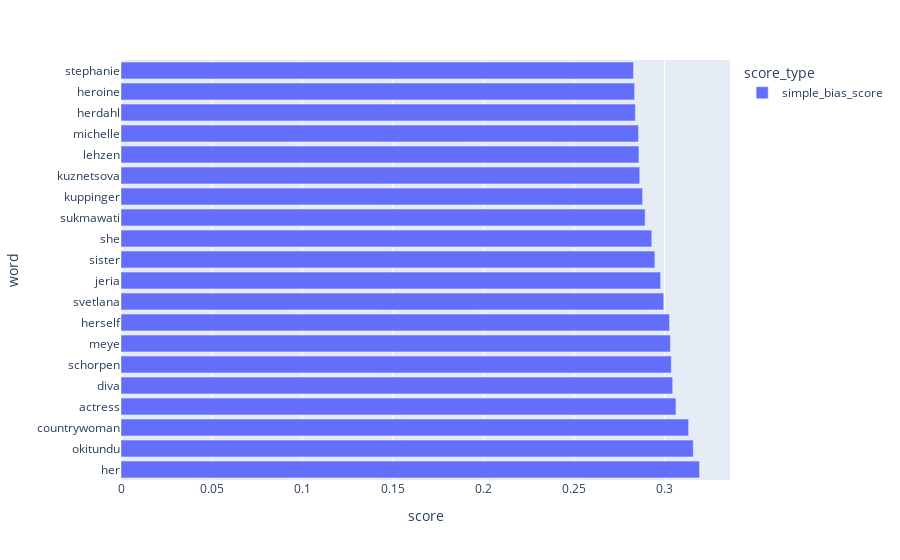
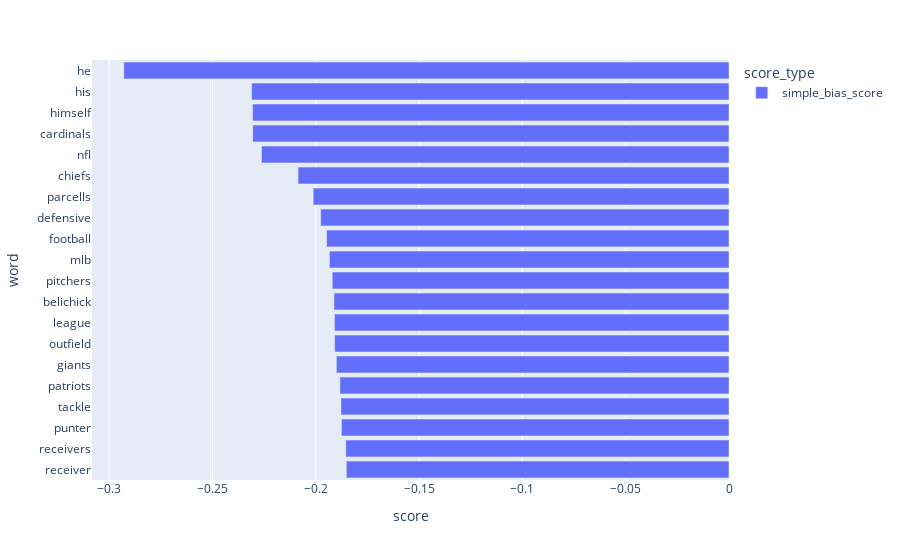

The code cell stored with these charts, in order, in its notebook:
### Code cell
plot_top_biased_words(df_simple_fem, n_words=20)
plot_top_biased_words(df_simple_masc, n_words=20)

### Figure 1 — Plotly figure (JSON) as saved in the notebook; plotly's stock layout.template omitted (floating-point values rounded to 4 significant figures)
{"data": [{"alignmentgroup": "True", "hovertemplate": "score_type=simple_bias_score<br>score=%{x}<br>word=%{y}<extra></extra>", "legendgroup": "simple_bias_score", "marker": {"color": "#636efa", "pattern": {"shape": ""}}, "name": "simple_bias_score", "offsetgroup": "simple_bias_score", "orientation": "h", "showlegend": true, "textposition": "auto", "type": "bar", "x": [0.3193, 0.3158, 0.3132, 0.3062, 0.3044, 0.3037, 0.3032, 0.3027, 0.2995, 0.2978, 0.2946, 0.2929, 0.2892, 0.2878, 0.2863, 0.2858, 0.2856, 0.2838, 0.2834, 0.2828], "xaxis": "x", "y": ["her", "okitundu", "countrywoman", "actress", "diva", "schorpen", "meye", "herself", "svetlana", "jeria", "sister", "she", "sukmawati", "kuppinger", "kuznetsova", "lehzen", "michelle", "herdahl", "heroine", "stephanie"], "yaxis": "y"}], "layout": {"barmode": "group", "legend": {"title": {"text": "score_type"}, "tracegroupgap": 0}, "margin": {"t": 60}, "xaxis": {"anchor": "y", "domain": [0, 1], "title": {"text": "score"}}, "yaxis": {"anchor": "x", "domain": [0, 1], "title": {"text": "word"}}}}

### Figure 2 — Plotly figure (JSON) as saved in the notebook; plotly's stock layout.template omitted (floating-point values rounded to 4 significant figures)
{"data": [{"alignmentgroup": "True", "hovertemplate": "score_type=simple_bias_score<br>score=%{x}<br>word=%{y}<extra></extra>", "legendgroup": "simple_bias_score", "marker": {"color": "#636efa", "pattern": {"shape": ""}}, "name": "simple_bias_score", "offsetgroup": "simple_bias_score", "orientation": "h", "showlegend": true, "textposition": "auto", "type": "bar", "x": [-0.1852, -0.1855, -0.1876, -0.1878, -0.1883, -0.19, -0.1909, -0.191, -0.1912, -0.192, -0.1934, -0.1948, -0.1976, -0.2013, -0.2086, -0.2263, -0.2305, -0.2306, -0.231, -0.2929], "xaxis": "x", "y": ["receiver", "receivers", "punter", "tackle", "patriots", "giants", "outfield", "league", "belichick", "pitchers", "mlb", "football", "defensive", "parcells", "chiefs", "nfl", "cardinals", "himself", "his", "he"], "yaxis": "y"}], "layout": {"barmode": "group", "legend": {"title": {"text": "score_type"}, "tracegroupgap": 0}, "margin": {"t": 60}, "xaxis": {"anchor": "y", "domain": [0, 1], "title": {"text": "score"}}, "yaxis": {"anchor": "x", "domain": [0, 1], "title": {"text": "word"}}}}
